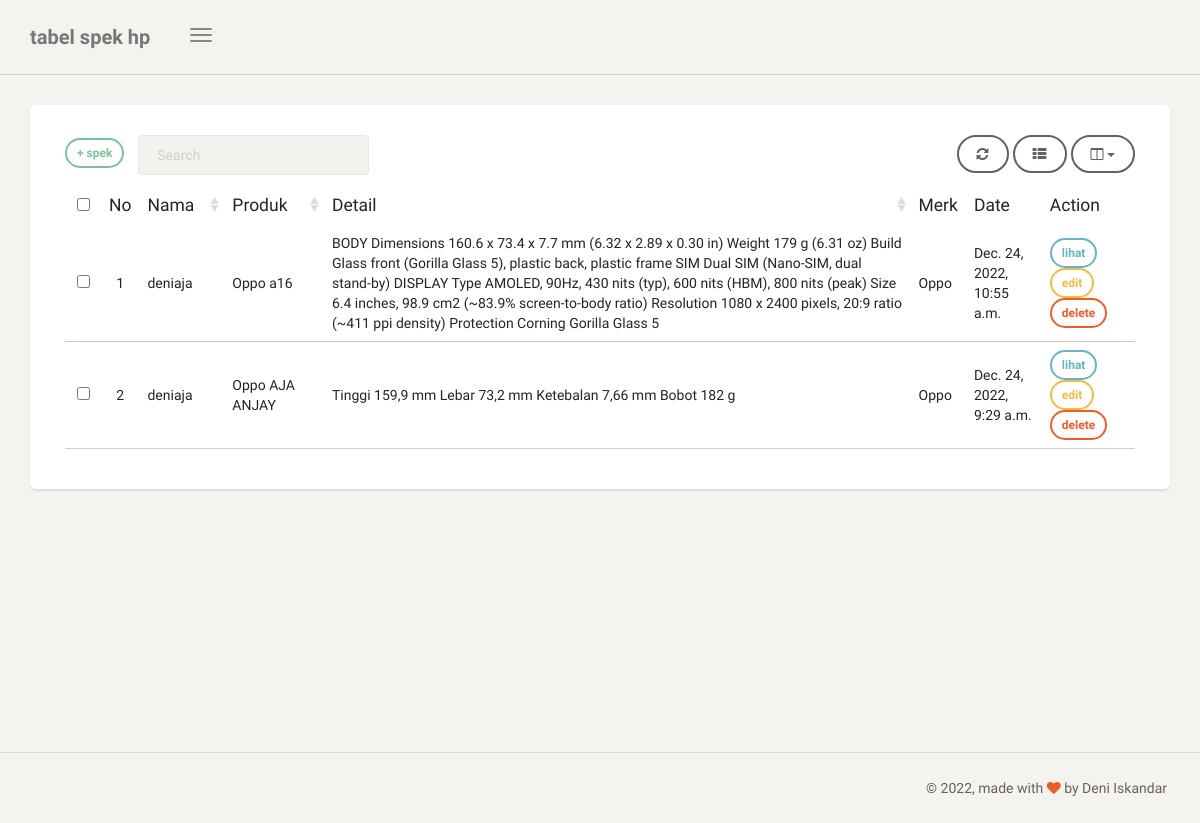
The page /dashboard/spek/ (signed in) on the database its author committed.
### hp/models.py (models this page shows, shortened)
class Spek(models.Model):
    nama = models.ForeignKey(User,on_delete=models.CASCADE,max_length=100, blank=True, null=True)
    produk = models.CharField(max_length=100,blank=True, null=True)
    detail = models.TextField()
    merk = models.ForeignKey(Merk, on_delete=models.CASCADE)
    date = models.DateTimeField(auto_now_add=True)
    class Meta:
        ordering =['-date']
        verbose_name_plural = "Spek"

class Merk(models.Model):
    nama = models.CharField(max_length=50)
    def __str__(self):
        return self.nama
    class Meta :
        verbose_name_plural = "Merk"

### hp/views.py (the view)
# urls.py: path('spek/', spek, name='tabel_spek'),
@login_required
def spek(request):
    template_name = "back/tabel_spek.html"
    spek = Spek.objects.all()
    context = {
        'title' : 'tabel spek hp',
        'spek':spek,
    }
    return render(request, template_name, context)

### templates/back/tabel_spek.html (shortened to what this page needs)
 {% extends 'back/base.html' %}
{% block content %}
<div class="content">
    <div class="container-fluid">
        <div class="row">
            <div class="col-md-12">
                <div class="card">
                    <div class="card-content">
                        <div class="toolbar">
                            <a class="btn btn-sm btn-success" href="{% url 'tambah_spek' %}">+ spek </a> &nbsp;&nbsp;&nbsp;
                        </div>
                        <table id="bootstrap-table" class="table">
                            <thead>
                                <th data-field="id" class="text-center">No</th>
                                <th data-field="name" data-sortable="true">Nama</th>
                                <th data-field="salary" data-sortable="true">Produk</th>
                                <th data-field="country" data-sortable="true">Detail</th>
                                <th data-field="city">Merk</th>
                                <th data-field="date">Date</th>
                                <th>Action</th>
                            </thead>
                            <tbody>
                                {% for a in spek %}
                                <tr>
                                    <td>{{forloop.counter}}</td>
                                    <td>{{a.nama}}</td>
                                    <td>{{a.produk}}</td>
                                    <td>{{a.detail}}</td>
                                    <td>{{a.merk}}</td>
                                    <td>{{a.date}}</td>
                                    <td>
                                        <a class="btn btn-sm btn-info" href="{% url 'lihat_spek' a.id %}">lihat</a>
                                        <a class="btn btn-sm btn-warning" href="{% url 'edit_spek' a.id %}">edit</a>
                                        <a onclick="return confirm('delete spesifikasi?;')" class="btn btn-sm btn-danger" href="{% url 'delete_spek' a.id %}">delete</a>
                                    </td>
                                </tr>
                                {% endfor %}
                            </tbody>
                        </table>
                    </div>
                </div>
            </div>
        </div>
    </div>
</div>
{% endblock content %}

### rows shown on the page
Spek: nama "deniaja", produk "Oppo a16", detail "BODY Dimensions 160.6 x 73.4 x 7.7 mm (6.32 x 2.89 x 0.30 in) Weight 179 g (6.31 oz) Build Glass front (Gorilla Glass 5), plastic back, plastic frame SIM Dual SIM (Nano-SIM, dual stand-by) DISPLAY Type AMOLED, 90Hz, 430 nits (typ), 600 nits (HBM), 800 nits (peak) Size 6.4 inches, 98.9 cm2 (~83.9% screen-to-body ratio) Resolution 1080 x 2400 pixels, 20:9 ratio (~411 ppi density) Protection Corning Gorilla Glass 5", merk "Oppo", date "Dec. 24, 2022, 10:55 a.m."
Spek: nama "deniaja", produk "Oppo AJA ANJAY", detail "Tinggi 159,9 mm Lebar 73,2 mm Ketebalan 7,66 mm Bobot 182 g", merk "Oppo", date "Dec. 24, 2022, 9:29 a.m."

### other values the page prints
{{ title }} "tabel spek hp"
